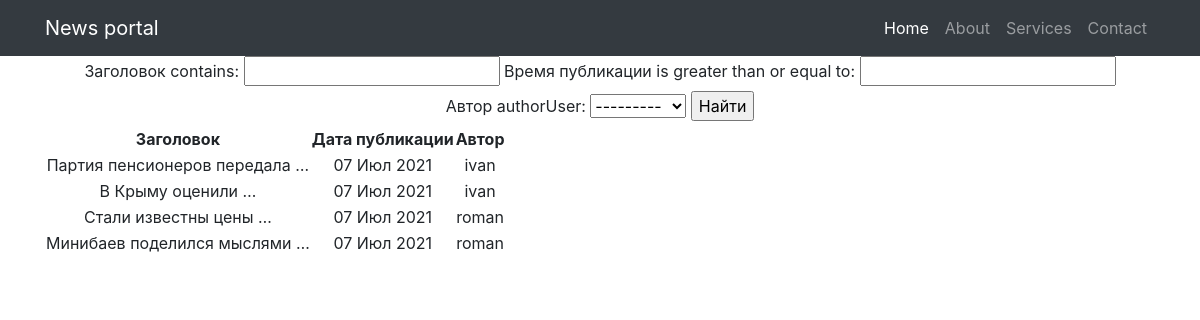
The app's page /search/ with its own data.
### news/models.py (models this page shows, shortened)
class Post(models.Model):
    author = models.ForeignKey(Author, on_delete=models.CASCADE, verbose_name='Автор')
    NEWS = 'NW'
    ARTICLE = 'AR'
    RUBRIC = (
        (NEWS, 'Новость'), (ARTICLE, 'Статья')
    )
    categoryType = models.CharField(max_length=2, choices=RUBRIC, default=ARTICLE)
    time_post = models.DateTimeField(auto_now_add=True, verbose_name='Время публикации')
    postCategory = models.ManyToManyField(Category, through='PostCategory', verbose_name='Категория')
    title = models.CharField(max_length=128, verbose_name='Заголовок')
    text = models.TextField()
    rating = models.SmallIntegerField(default=0)
    class Meta:
        verbose_name = 'Публикация'
        verbose_name_plural = 'Публикации'

class Author(models.Model):
    authorUser = models.OneToOneField(User, on_delete=models.CASCADE)
    ratingAuthor = models.SmallIntegerField(default=0)
    def __str__(self):
        return self.authorUser.username
    class Meta:
        verbose_name = 'Автор'
        verbose_name_plural = 'Авторы'

### news/views.py (the view)
# urls.py: path('search/', PostSearch.as_view()),
class PostSearch(ListView):
    model = Post
    template_name = 'search.html'
    context_object_name = 'search'
    def get_context_data(self, **kwargs):
        context = super().get_context_data(**kwargs)
        context['filter'] = PostsFilter(self.request.GET, queryset=self.get_queryset())  # вписываю фильтр в контекст
        return context

### news/templatetags/custom_filters.py (called while the page is built)
@register.filter(name='censor')  # регистрируем наш фильтр под именем Censor
def censor(text):
    for word in censored_words:
        if word in text:
            text = text.replace(word, '-censored-')
        else:
            continue
    return text

### news/templates/news/search.html (shortened to what this page needs)
{% extends 'flatpages/default.html' %}
{% load custom_filters %}
{% block content %}
{% load cache %}
    {% cache 30 header %}
<form method="GET">
    {{ filter.form }}
    <input type="submit" value="Найти">
</form>
    {% endcache %}
<table>
    <thead>
        <th>
            Заголовок
        </th>
        <th>
            Дата публикации
        </th>
        <th>
            Автор
        </th>
    </thead>
    {% for post in filter.qs %}
    <tr>
        <td>
            {{ post.title|censor|truncatewords:3 }}
        </td>
        <td>
            {{ post.time_post|date:'d M Y' }}
        </td>
        <td>
            {{ post.author }}
        </td>
    </tr>
    {% endfor %}
</table>
{% endblock content %}

### records on screen
Post: title|censor "Партия пенсионеров передала …", time_post "07 Июл 2021", author "ivan"
Post: title|censor "В Крыму оценили …", time_post "07 Июл 2021", author "ivan"
Post: title|censor "Стали известны цены …", time_post "07 Июл 2021", author "roman"
Post: title|censor "Минибаев поделился мыслями …", time_post "07 Июл 2021", author "roman"
